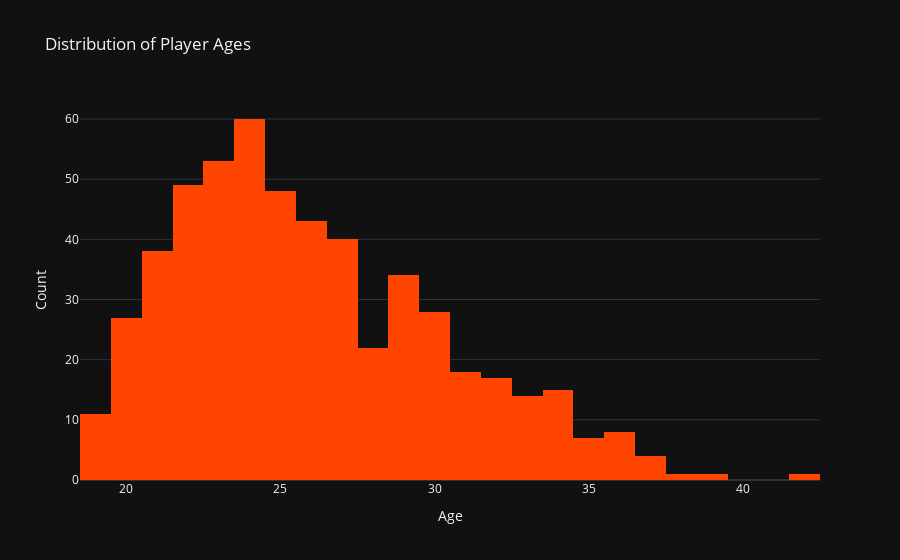

Notebook cell for this chart:
### Code cell
fig_age_histogram = go.Figure()

fig_age_histogram.add_trace(go.Histogram(x=df['Age'], marker_color='orangered'))

fig_age_histogram.update_layout(title='Distribution of Player Ages',
                                xaxis_title='Age',
                                yaxis_title='Count',
                                template='plotly_dark')

fig_age_histogram.show()

### Figure 1 — Plotly figure (JSON) as saved in the notebook; plotly's stock layout.template omitted (floating-point values rounded to 4 significant figures; data arrays with more than 128 entries replaced by an {"elided": "..."} marker saying what was removed)
{"data": [{"marker": {"color": "orangered"}, "type": "histogram", "x": {"elided": "539 int values"}}], "layout": {"title": {"text": "Distribution of Player Ages"}, "xaxis": {"title": {"text": "Age"}}, "yaxis": {"title": {"text": "Count"}}}}
